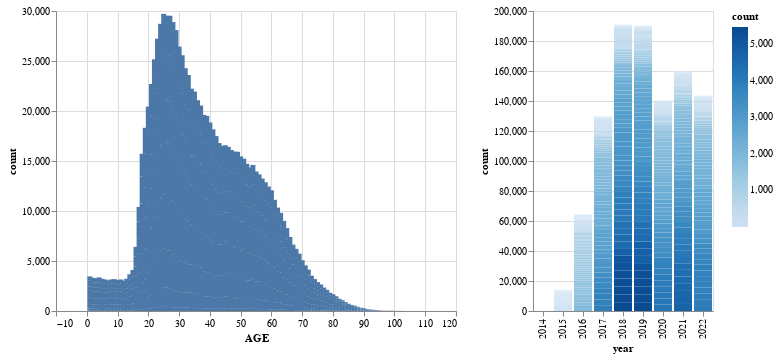

Notebook code cell kept with this figure:
### Markdown cell above
# Interactive Plot 3

### Code cell
final_chart2

### Figure 1 — Vega-Lite specification as saved in the notebook (floating-point values rounded to 4 significant figures; data arrays with more than 128 entries replaced by an {"elided": "..."} marker saying what was removed)
{"config": {"view": {"continuousWidth": 400, "continuousHeight": 300}}, "hconcat": [{"mark": "bar", "encoding": {"x": {"field": "AGE", "type": "quantitative"}, "y": {"field": "count", "type": "quantitative"}}, "selection": {"selector002": {"type": "interval", "encodings": ["x", "y"]}}}, {"mark": "bar", "encoding": {"color": {"field": "count", "type": "quantitative"}, "x": {"field": "year", "type": "ordinal"}, "y": {"field": "count", "type": "quantitative"}}, "transform": [{"filter": {"selection": "selector002"}}]}], "data": {"name": "data-b574bdf4903c1e87ca071926fd990399"}, "$schema": "https://vega.github.io/schema/vega-lite/v4.17.0.json", "datasets": {"data-b574bdf4903c1e87ca071926fd990399": {"elided": "841 records"}}}
